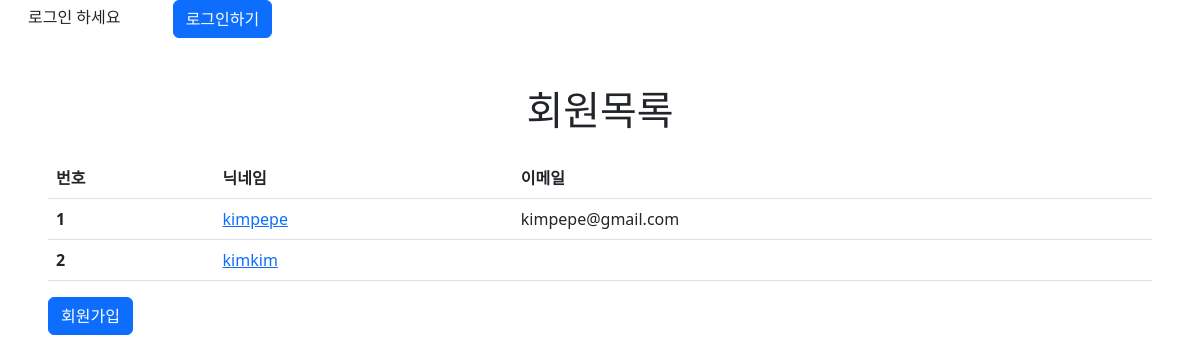
/accounts/list, run on an earlier commit of the app's database.
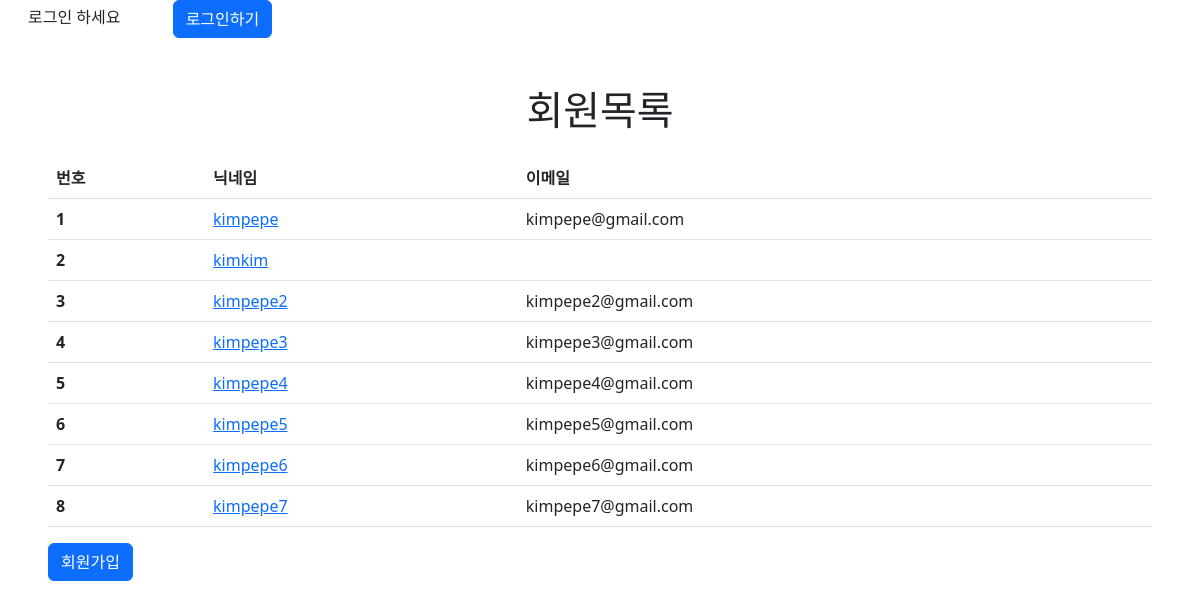
And on a later commit of the database.
### accounts/models.py (models this page shows)
class User(AbstractUser):
    followings = models.ManyToManyField(
        "self", symmetrical=False, related_name="followers"
    )
    image_thumbnail = ProcessedImageField(
        upload_to="images/",
        blank=True,
        processors=[ResizeToFill(160, 90)],
        format="JPEG",
        options={"quality": 95},
    )

### accounts/views.py (the view)
# urls.py: path("accounts/list", views.accounts_list, name="list"),
def accounts_list(request):
    users = get_user_model().objects.all()
    context = {
        "users": users,
    }
    return render(request, "accounts/accounts_list.html", context)

### accounts/templates/accounts/accounts_list.html (shortened to what this page needs)
{% extends '../base/base.html' %}
{% load django_bootstrap5 %}
{% block content %}
  <div class="row mt-5 mx-5">
    <h1 class="text-center">회원목록</h1>
    <table class="table table-hover mt-3">
      <thead>
        <tr>
          <th scope="col">번호</th>
          <th scope="col">닉네임</th>
          <th scope="col">이메일</th>
        </tr>
      </thead>
      <tbody>
        {% for user in users %}
          <tr>
            <th scope="row">{{ forloop.counter }}</th>
            <td>
              <a href="{% url 'detail' user.pk %}">{{ user.username }}</a>
            </td>
            <td>{{ user.email }}</td>
          </tr>
        {% endfor %}
      </tbody>
    </table>
  </div>
  <a class="btn btn-primary mx-5" href="{% url 'signup' %}">회원가입</a>
{% endblock content %}

### accounts/templates/base/base.html (shortened to what this page needs)
{% load django_bootstrap5 %}
{% load static %}
<!DOCTYPE html>
<html lang="en">
  <head>
    <link rel="stylesheet" href="https://cdn.jsdelivr.net/npm/bootstrap-icons@1.9.1/font/bootstrap-icons.css">
    <link href="https://cdn.jsdelivr.net/npm/bootstrap@5.2.2/dist/css/bootstrap.min.css" rel="stylesheet">
  </head>
  <body>
    {% block nav %}
      <div class="container ms-3 justify-content-start">
        {% if request.user.is_authenticated %}
          <a href="http://127.0.0.1:8000/">메인</a>
          <p>{{ request.user.username }}님 안녕하세요
            <a class="btn btn-primary" href="{% url 'logout' %}">로그아웃하기</a>
            <a class="btn btn-primary" href="{% url 'change_password' %}">비밀번호 변경하기</a>
            <a class="btn btn-primary" href="{% url 'detail' user.pk %}">회원정보보기</a>
          </p>
        {% else %}
          <p>
            로그인 하세요
            <a class="btn btn-primary mx-5" href="{% url 'login' %}">로그인하기</a>
          </p>
        {% endif %}
      </div>
    {% endblock nav %}
    {% block content %}{% endblock content %}
  </body>
</html>

What changed in the data, as far as the page shows it:
added User: username "kimpepe2", email "kimpepe2@gmail.com"
added User: username "kimpepe3", email "kimpepe3@gmail.com"
added User: username "kimpepe4", email "kimpepe4@gmail.com"
added User: username "kimpepe5", email "kimpepe5@gmail.com"
added User: username "kimpepe6", email "kimpepe6@gmail.com"
added User: username "kimpepe7", email "kimpepe7@gmail.com"
